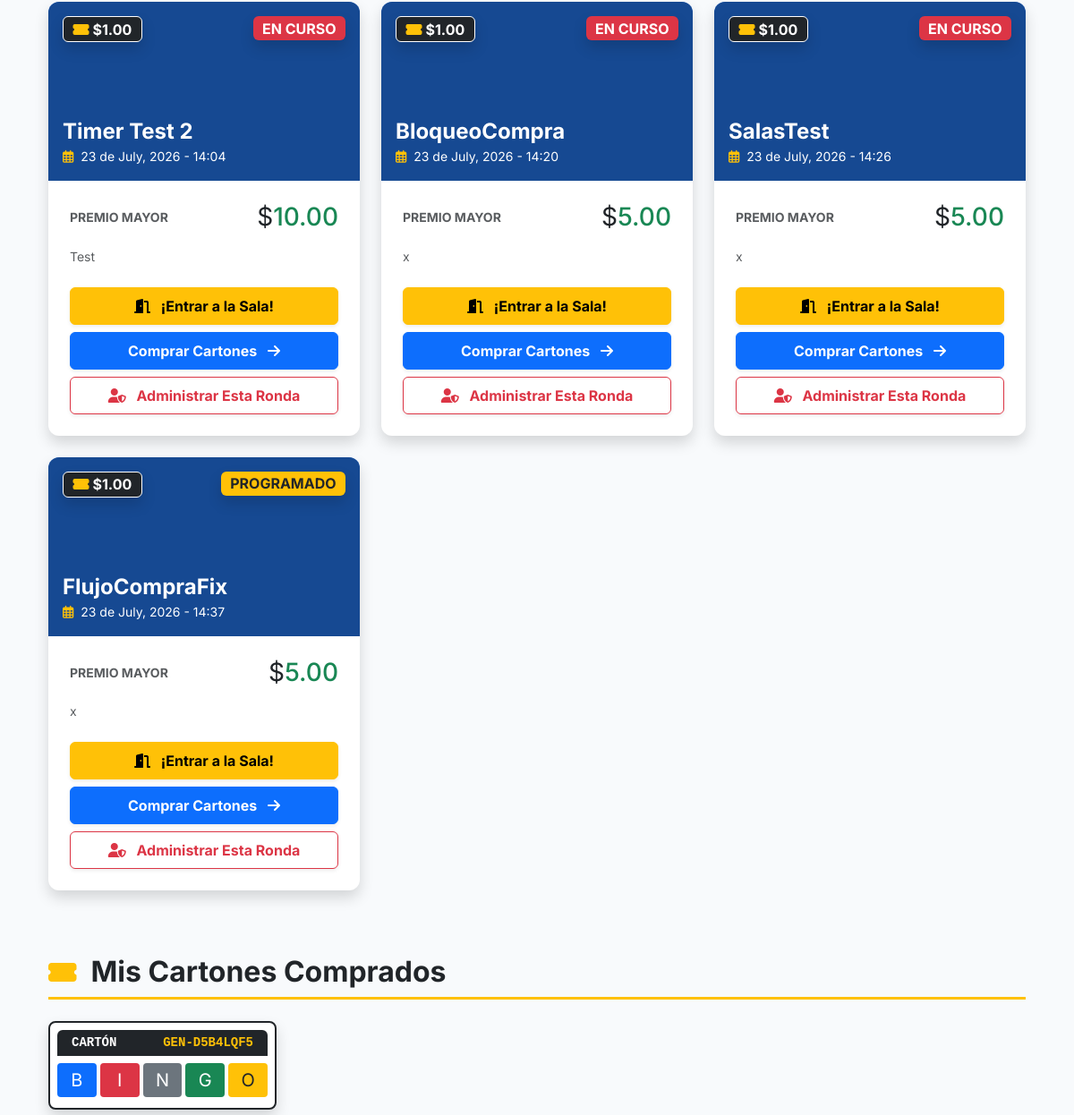
The app's page /bingo/ (signed in, middle part), older data.
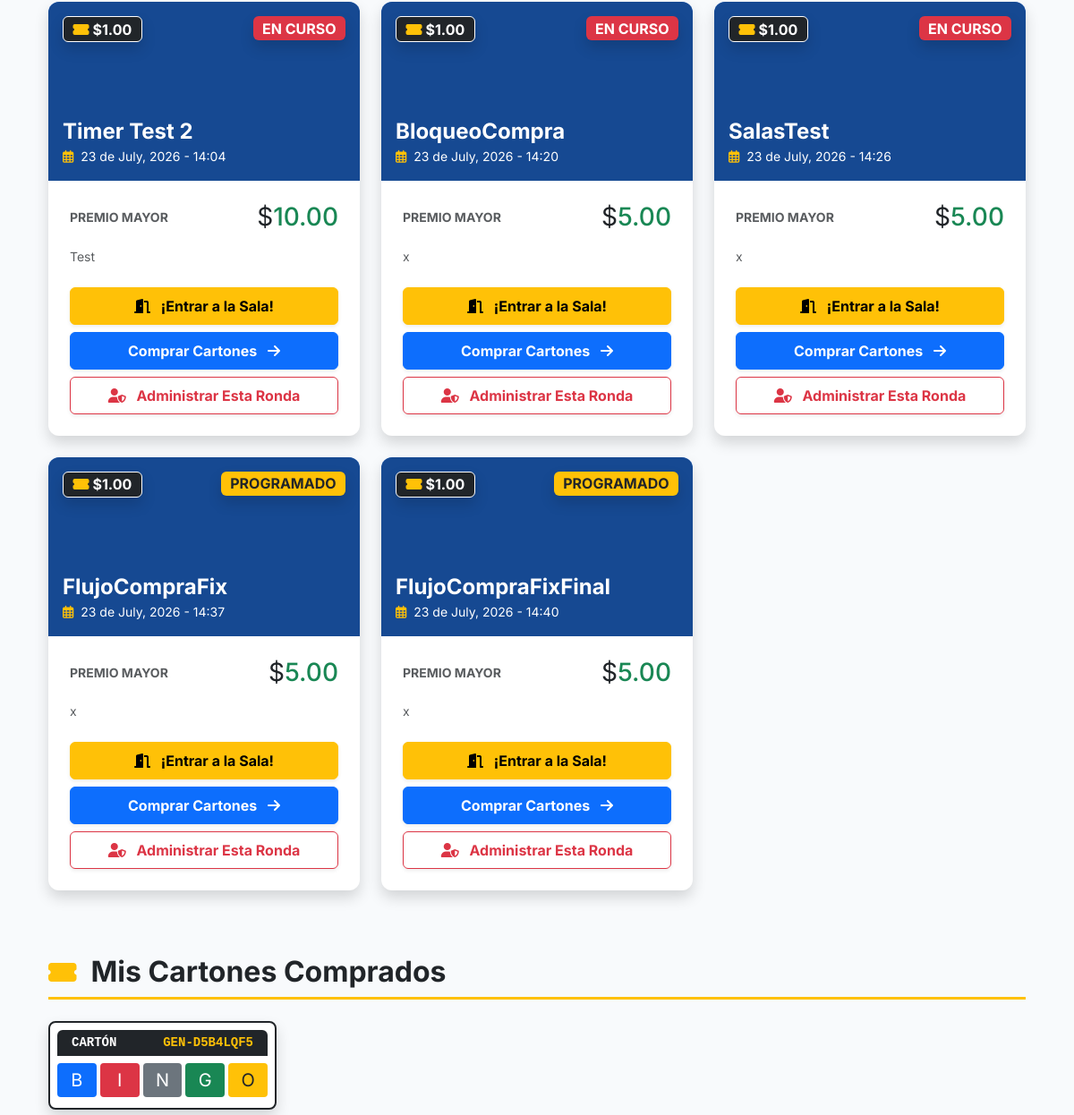
The same page, newer data.
### bingo/models.py (models this page shows, shortened)
class Bingo(models.Model):
    TIPO_BINGO_CHOICES = [
        ('Virtual', 'Virtual'),
        ('Presencial', 'Presencial'),
    ]
    ESTADO_BINGO_CHOICES = [
        ('Programado', 'Programado'),
        ('En Curso', 'En Curso'),
        ('Finalizado', 'Finalizado'),
        ('Cancelado', 'Cancelado'),
    ]
    idbingo = models.AutoField(primary_key=True)
    titulobingo = models.CharField(
        max_length=150,
        verbose_name="Título del Bingo"
    )
    fechaprogramadabingo = models.DateTimeField(
        verbose_name="Fecha y Hora del Evento"
    )
    tipobingo = models.CharField(
        max_length=20,
        choices=TIPO_BINGO_CHOICES,
        verbose_name="Tipo de Bingo"
    )
    lugarbingo = models.CharField(
        max_length=255,
        null=True,
        blank=True,
        verbose_name="Lugar (si es presencial)"
    )
    urlsesionbingo = models.CharField(
        max_length=255,
        null=True,
        blank=True,
        verbose_name="Link de la sesión (si es virtual)"
    )
    preciocarton = models.DecimalField(
        max_digits=10,
        decimal_places=2,
        validators=[MinValueValidator(Decimal('0.01'))],
        verbose_name="Precio del Cartón"
    )
    premiomayor = models.DecimalField(
        max_digits=10,
        decimal_places=2,
        verbose_name="Monto del Premio Mayor"
    )
    descripcionpremiomayor = models.CharField(
        max_length=100,
        verbose_name="¿Qué es el premio mayor?"
    )
    estadobingo = models.CharField(
        max_length=20,
        choices=ESTADO_BINGO_CHOICES,
        default='Programado',
        verbose_name="Estado del Bingo"
    )
    rutaimagenpremiomayor = models.ImageField(
        upload_to='bingo/imagen_premio_mayor/',
        max_length=300,
        null=True,
        blank=True,
        verbose_name="Imagen del Premio"
    )
    urlvideopromocional = models.FileField(
        upload_to='bingo/video_promocional/',
        max_length=300,
        null=True,
        blank=True,
        verbose_name="Video Promocional"
    )
    descripcionpremios = models.TextField(
        max_length=500,
        null=True,
        blank=True,
        verbose_name="Descripción de otros premios"
    )
    idunidadmonetaria = models.ForeignKey(
        'UnidadMonetaria',
        on_delete=models.PROTECT,
        db_column='idunidadmonetaria',
        null=True,
        blank=True,
        verbose_name='Unidad Monetaria'
    )
    class Meta:
        db_table = 'Bingo'
        verbose_name = 'Bingo'
        verbose_name_plural = 'Bingos'

class UnidadMonetaria(models.Model):
    idunidad = models.AutoField(primary_key=True)
    nombre = models.CharField(max_length=50, unique=True)
    simbolo = models.CharField(max_length=10, null=True, blank=True)
    @property
    def idunidadmonetaria(self):
        return self.idunidad
    @property
    def nombreunidadmonetaria(self):
        return self.nombre
    @property
    def nombremoneda(self):
        return self.nombre
    @property
    def simbolomoneda(self):
        return self.simbolo or ''
    @property
    def tipomoneda(self):
        return getattr(self, '_tipomoneda', 'Efectivo')
    @property
    def tasaconversionmoneda(self):
        return getattr(self, '_tasaconversionmoneda', Decimal('1.00'))
    @property
    def estadomoneda(self):
        return getattr(self, '_estadomoneda', True)
    class Meta:
        db_table = 'UnidadMonetaria'
        verbose_name = 'Unidad Monetaria'
        verbose_name_plural = 'Unidades Monetarias'

class CartonPartidaBingo(models.Model):
    ESTADO_CARTON_CHOICES = [
        ('Disponible', 'Disponible'),
        ('Reservado', 'Reservado'),
        ('Vendido', 'Vendido'),
        ('Anulado', 'Anulado'),
    ]
    idcartonpartida = models.AutoField(primary_key=True)
    idjugador = models.ForeignKey(
        'Jugador',
        on_delete=models.SET_NULL,
        null=True,
        blank=True,
        db_column='idjugador'
    )
    idpartida = models.ForeignKey(
        'PartidaBingo',
        on_delete=models.CASCADE,
        db_column='idpartida'
    )
    idcarton = models.ForeignKey(
        'Carton',
        on_delete=models.PROTECT,
        db_column='idcarton'
    )
    preciopagado = models.DecimalField(
        max_digits=10,
        decimal_places=2,
        null=True,
        blank=True,
        validators=[MinValueValidator(Decimal('0.00'))]
    )
    fechacompra = models.DateTimeField(
        null=True,
        blank=True,
        verbose_name="Fecha y Hora de Adquisición"
    )
    estadocarton = models.CharField(
        max_length=20,
        choices=ESTADO_CARTON_CHOICES,
        default='Disponible'
    )
    esganador = models.BooleanField(default=False)
    cantidadaciertos = models.IntegerField(default=0)
    fechaganador = models.DateTimeField(
        null=True,
        blank=True,
        verbose_name="Momento del Triunfo"
    )
    class Meta:
        db_table = 'CartonPartidaBingo'
        verbose_name = 'Cartón en Juego'
        verbose_name_plural = 'Control de Cartones por Partida'
        constraints = [
            models.UniqueConstraint(
                fields=['idcarton', 'idpartida'],
                name='uq_cartonpartidabingo_idscompuestos'
            )
        ]

class Carton(models.Model):
    idcarton = models.AutoField(
        primary_key=True,
        verbose_name="ID Interno del Cartón"
    )
    codigocarton = models.CharField(
        max_length=30,
        unique=True,
        verbose_name="Código/Serial del Cartón"
    )
    matriznumeros = models.JSONField(
        verbose_name="Matriz de Números (Formato JSON)"
    )
    esmaestro = models.BooleanField(
        default=False,
        verbose_name="¿Es Cartón Maestro?"
    )
    indicevictoria = models.IntegerField(
        default=0,
        validators=[
            MinValueValidator(0),
            MaxValueValidator(100)
        ],
        verbose_name="Índice de Victoria Estimado"
    )
    class Meta:
        db_table = 'Carton'
        verbose_name = 'Catálogo de Cartón'
        verbose_name_plural = 'Catálogo de Cartones'

### bingo/views.py (the view)
# urls.py: path('bingo/', views.bingo_publico, name='bingo'),
def bingo_publico(request):
    bingos_activos = Bingo.objects.filter(
        estadobingo__in=['Programado', 'En Curso']
    ).order_by('fechaprogramadabingo')
    bingos_pasados = Bingo.objects.filter(
        estadobingo__in=['Finalizado', 'Cancelado']
    ).order_by('-fechaprogramadabingo')
    ahora = timezone.now()
    for b in bingos_activos:
        if b.fechaprogramadabingo:
            hora_apertura = b.fechaprogramadabingo - timedelta(minutes=30)
            partida_activa = PartidaBingo.objects.filter(
                idbingo=b,
                estadopartida__in=['Programada', 'En Juego']
            ).order_by('idpartidabingo').first()
            if ahora >= hora_apertura and partida_activa:
                b.sala_abierta = True
                b.id_partida_a_entrar = partida_activa.idpartidabingo
            else:
                b.sala_abierta = False
        else:
            b.sala_abierta = False
    mis_asignaciones = []
    if request.user.is_authenticated:
        jugador = obtener_jugador_request(request)
        if jugador:
            mis_asignaciones = CartonPartidaBingo.objects.filter(
                idjugador=jugador,
                idpartida__idbingo__estadobingo__in=['Programado', 'En Curso']
            ).select_related('idcarton', 'idpartida__idbingo').order_by('-fechacompra')
    contexto = {
        'bingos_activos': bingos_activos,
        'bingos_pasados': bingos_pasados,
        'unidad_monetaria': UnidadMonetaria.objects.first(),
        'mis_asignaciones': mis_asignaciones,
    }
    return render(request, 'comunes/bingo.html', contexto)

### bingo/views.py (called while the page is built, shortened)
def obtener_socio_usuario(user):
    if not user:
        return None
    socio = Socio.objects.filter(cisocio=user.username).first()
    if socio:
        return socio
    jugador_por_user = Jugador.objects.filter(
        Q(cedulaidentidadjugador=user.username)
        | Q(aliasjugador=user.username)
        | Q(correojugador__iexact=(user.email or ''))
    ).select_related('idsocio').order_by('-idjugador').first()
    if jugador_por_user and jugador_por_user.idsocio:
        return jugador_por_user.idsocio
    return None

def obtener_jugador_usuario(user):
    if not user:
        return None
    socio = obtener_socio_usuario(user)
    filtros = Q(cedulaidentidadjugador=user.username) | Q(
        aliasjugador=user.username)
    if getattr(user, 'email', None):
        filtros |= Q(correojugador__iexact=user.email)
    if socio:
        filtros |= Q(idsocio=socio)
    jugador = Jugador.objects.filter(filtros).order_by('-idjugador').first()
    return jugador

### bingo/templates/comunes/bingo.html (shortened to what the changed rows need)
{% extends 'comunes/base.html' %}
{% load static %}
{% block content %}
<div class="container pb-5">
    <div class="row g-4 mb-5 pb-4">
        {% for bingo in bingos_activos %}
        <div class="col-md-6 col-lg-4">
            <div class="card-minimalista h-100 shadow border-0 overflow-hidden transform-hover bg-body">
                {% if bingo.rutaimagenpremiomayor %}
                <div class="bg-primary text-center position-relative" style="height: 200px; background: url('{{ bingo.rutaimagenpremiomayor.url }}') center/cover;">
                {% else %}
                <div class="bg-primary text-center position-relative" style="height: 200px;">
                {% endif %}
                    <div class="position-absolute top-0 start-0 w-100 h-100 bg-dark opacity-50"></div>
                    <span class="position-absolute top-0 end-0 m-3 badge {% if bingo.estadobingo == 'En Curso' %}bg-danger animate__animated animate__flash animate__infinite{% else %}bg-warning text-dark{% endif %} fs-6 shadow">
                        {{ bingo.estadobingo|upper }}
                    </span>
                    <span class="position-absolute top-0 start-0 m-3 badge bg-dark border border-white fs-6 shadow">
                        <i class="fas fa-ticket-alt text-warning me-1"></i>{{ bingo.idunidadmonetaria.simbolomoneda }}{{ bingo.preciocarton }}
                    </span>
                    <div class="position-absolute bottom-0 start-0 w-100 p-3 text-start text-white text-shadow-sm z-index-1">
                        <h4 class="fw-bold mb-0 text-truncate" title="{{ bingo.titulobingo }}">{{ bingo.titulobingo }}</h4>
                        <small><i class="far fa-calendar-alt me-1 text-warning"></i> {{ bingo.fechaprogramadabingo|date:"d \d\e F, Y - H:i" }}</small>
                    </div>
                </div>
                <div class="card-body p-4">
                    <div class="d-flex justify-content-between align-items-center mb-3">
                        <span class="text-body-secondary small fw-bold text-uppercase">Premio Mayor</span>
                        <h3 class="text-success fw-black mb-0"><span class="text-body fw-normal">{{ bingo.idunidadmonetaria.simbolomoneda }}</span>{{ bingo.premiomayor }}</h3>
                    </div>
                    <p class="text-body-secondary small mb-4 line-clamp-2">{{ bingo.descripcionpremiomayor }}</p>
                    <div class="d-flex flex-column gap-2">
                        {% if bingo.sala_abierta %}
                            <a href="{% url 'sala_espera' bingo.id_partida_a_entrar %}" class="btn btn-warning w-100 fw-bold py-2 shadow-sm animate__animated animate__pulse animate__infinite" style="animation-duration: 2s;">
                                <i class="fas fa-door-open me-2"></i> ¡Entrar a la Sala!
                            </a>
                        {% endif %}
                        <a href="{% url 'venta_cartones' %}" class="btn btn-primary w-100 fw-bold py-2 shadow-sm">
                            Comprar Cartones <i class="fas fa-arrow-right ms-2"></i>
                        </a>
                        {% if user.is_staff %}
                            {% if bingo.id_partida_a_entrar %}
                            <a href="{% url 'tablero_admin' bingo.id_partida_a_entrar %}" class="btn btn-outline-danger w-100 fw-bold py-2 shadow-sm">
                                <i class="fas fa-user-shield me-2"></i> Administrar Esta Ronda
                            </a>
                            {% else %}
                            <a href="{% url 'dashboard' %}" class="btn btn-outline-danger w-100 fw-bold py-2 shadow-sm">
                                <i class="fas fa-user-shield me-2"></i> Ir al Panel de Administración
                            </a>
                            {% endif %}
                        {% endif %}
                    </div>
                </div>
            </div>
        </div>
        {% endfor %}
    </div>
    {% if mis_asignaciones %}
    <div class="d-flex align-items-center mb-4 border-bottom border-warning border-3 pb-2 mt-5">
        <h2 class="fw-bold text-body mb-0">Mis Cartones Comprados</h2>
    </div>
    <div class="row g-4 mb-5">
        {% for asignacion in mis_asignaciones %}
        <div class="col-12 col-sm-6 col-lg-4 col-xl-3">
            <div class="bg-white p-2 rounded-3 shadow border border-2 border-dark" style="max-width: 320px; margin: auto;">
                <div class="text-center bg-dark text-white fw-bold py-1 mb-2 rounded-top small font-monospace d-flex justify-content-between px-3">
                    <span>CARTÓN</span>
                    <span class="text-warning">{{ asignacion.idcarton.codigocarton }}</span>
                </div>
                <div class="d-grid gap-1 text-center mb-1" style="grid-template-columns: repeat(5, 1fr);">
                    <div class="fw-black bg-primary text-white rounded-1 py-1 fs-5">B</div>
                    <div class="fw-black bg-danger text-white rounded-1 py-1 fs-5">I</div>
                    <div class="fw-black bg-secondary text-white rounded-1 py-1 fs-5">N</div>
                    <div class="fw-black bg-success text-white rounded-1 py-1 fs-5">G</div>
                    <div class="fw-black bg-warning text-dark rounded-1 py-1 fs-5">O</div>
                </div>
            </div>
        </div>
        {% endfor %}
    </div>
    {% endif %}
</div>
{% endblock %}

Row changes from the older to the newer data that the page shows:
added Bingo: estadobingo "PROGRAMADO", idunidadmonetaria.simbolomoneda "$", preciocarton "1.00", titulobingo "FlujoCompraFixFinal", fechaprogramadabingo "23 de July, 2026 - 14:40", premiomayor "5.00", descripcionpremiomayor "x", shows "¡Entrar a la Sala!", shows "Administrar Esta Ronda"
